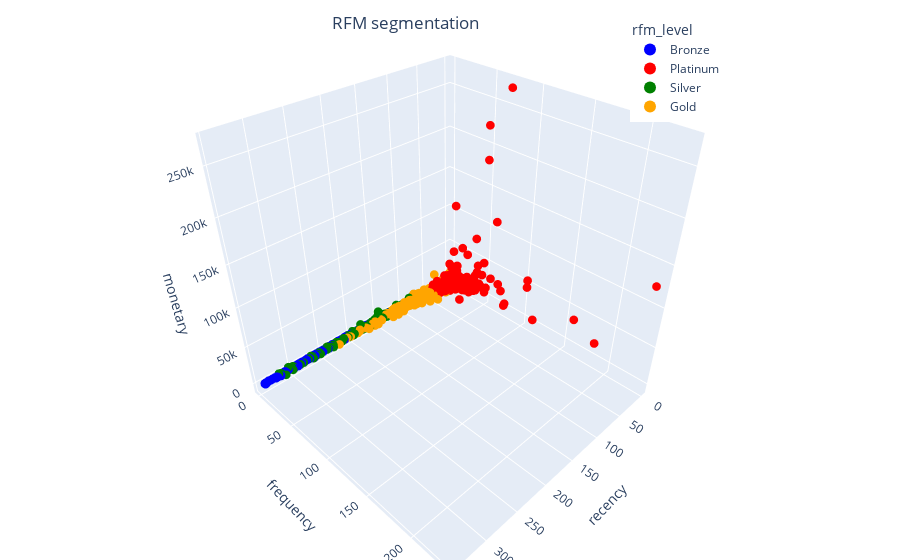

Notebook source saved alongside this figure:
### Markdown cell above
Dari visualisasi dan tabel di atas kita dapat membuat summary dan rekomendasi sebagai berikut:

| Segment | Deskripsi | Strategi |
| --- | --- | --- |
|Platinum |Membeli dalam 1 bulan terakhir dengan nilai transaksi dan frekuensi yang sangat tinggi (~10). |Fokus untuk meningkatkan pembelian customer sehingga perlu membentuk cross/Up Selling Strategy dan rekomendasi personal|
|Gold | Membeli dalam 1 bulan terakhir dengan nilai transaksi yang cukup tinggi namun frekuensi sedang (~4). |Fokus supaya customer melakukan pembelian kembali sehingga perlu membentuk Retention Strategy, Cross/Up Selling Strategy. |
|Silver |Membeli dalam 2 bulan terakhir dengan nilai transaksi yang sedang namun frekuensi rendah (~2). |Customer pada segmen ini sangat beresiko untuk churn, maka fokus untuk mengaktifkan customer dan melakukan pembelian kembali dengan membentuk Reactivation Strategy, Retention Strategy. |
|Bronze |Membeli lebih dari 6 bulan terakhir dengan nilai transaksi yang kecil dan frekuensi sekitar 1 kali. |Customer pada segmen ini kemungkinan sudah churn, maka fokus campaign untuk mengaktifkan customer kembali dengan membentuk Reactivation strategy. |

### Code cell
import plotly.express as px

color_map = {'Bronze' : 'blue', 'Silver' : 'green', 'Gold' : 'orange', 'Platinum' : 'red'}

fig = px.scatter_3d(
    df_customer,
    x='recency',
    y='frequency',
    z='monetary',
    color='rfm_level',
    color_discrete_map=color_map,
)

fig.update_traces(marker_size = 3)

# tight layout
fig.update_layout(margin=dict(l=0, r=0, b=0, t=0),
                  title={
                    'text': "RFM segmentation",
                    'y':0.97,
                    'x':0.45,
                    'xanchor': 'center',
                    'yanchor': 'top'},
                   legend=dict(
                      yanchor="top",
                      y=0.97,
                      xanchor="left",
                      x=0.70,
                      itemsizing='constant',
                      itemwidth = 30))

fig.update_xaxes(tickformat=".0f")

### Figure 1 — Plotly figure (JSON) as saved in the notebook; plotly's stock layout.template omitted (floating-point values rounded to 4 significant figures; data arrays with more than 128 entries replaced by an {"elided": "..."} marker saying what was removed)
{"data": [{"hovertemplate": "rfm_level=Bronze<br>recency=%{x}<br>frequency=%{y}<br>monetary=%{z}<extra></extra>", "legendgroup": "Bronze", "marker": {"color": "blue", "size": 3, "symbol": "circle"}, "mode": "markers", "name": "Bronze", "scene": "scene", "showlegend": true, "type": "scatter3d", "x": {"elided": "1361 int values"}, "y": {"elided": "1361 int values"}, "z": {"elided": "1361 float values"}}, {"hovertemplate": "rfm_level=Platinum<br>recency=%{x}<br>frequency=%{y}<br>monetary=%{z}<extra></extra>", "legendgroup": "Platinum", "marker": {"color": "red", "size": 3, "symbol": "circle"}, "mode": "markers", "name": "Platinum", "scene": "scene", "showlegend": true, "type": "scatter3d", "x": {"elided": "815 int values"}, "y": {"elided": "815 int values"}, "z": {"elided": "815 float values"}}, {"hovertemplate": "rfm_level=Silver<br>recency=%{x}<br>frequency=%{y}<br>monetary=%{z}<extra></extra>", "legendgroup": "Silver", "marker": {"color": "green", "size": 3, "symbol": "circle"}, "mode": "markers", "name": "Silver", "scene": "scene", "showlegend": true, "type": "scatter3d", "x": {"elided": "961 int values"}, "y": {"elided": "961 int values"}, "z": {"elided": "961 float values"}}, {"hovertemplate": "rfm_level=Gold<br>recency=%{x}<br>frequency=%{y}<br>monetary=%{z}<extra></extra>", "legendgroup": "Gold", "marker": {"color": "orange", "size": 3, "symbol": "circle"}, "mode": "markers", "name": "Gold", "scene": "scene", "showlegend": true, "type": "scatter3d", "x": {"elided": "1107 int values"}, "y": {"elided": "1107 int values"}, "z": {"elided": "1107 float values"}}], "layout": {"legend": {"itemsizing": "constant", "itemwidth": 30, "title": {"text": "rfm_level"}, "tracegroupgap": 0, "x": 0.7, "xanchor": "left", "y": 0.97, "yanchor": "top"}, "margin": {"b": 0, "l": 0, "r": 0, "t": 0}, "scene": {"domain": {"x": [0, 1], "y": [0, 1]}, "xaxis": {"title": {"text": "recency"}}, "yaxis": {"title": {"text": "frequency"}}, "zaxis": {"title": {"text": "monetary"}}}, "title": {"text": "RFM segmentation", "x": 0.45, "xanchor": "center", "y": 0.97, "yanchor": "top"}, "xaxis": {"tickformat": ".0f"}}}
